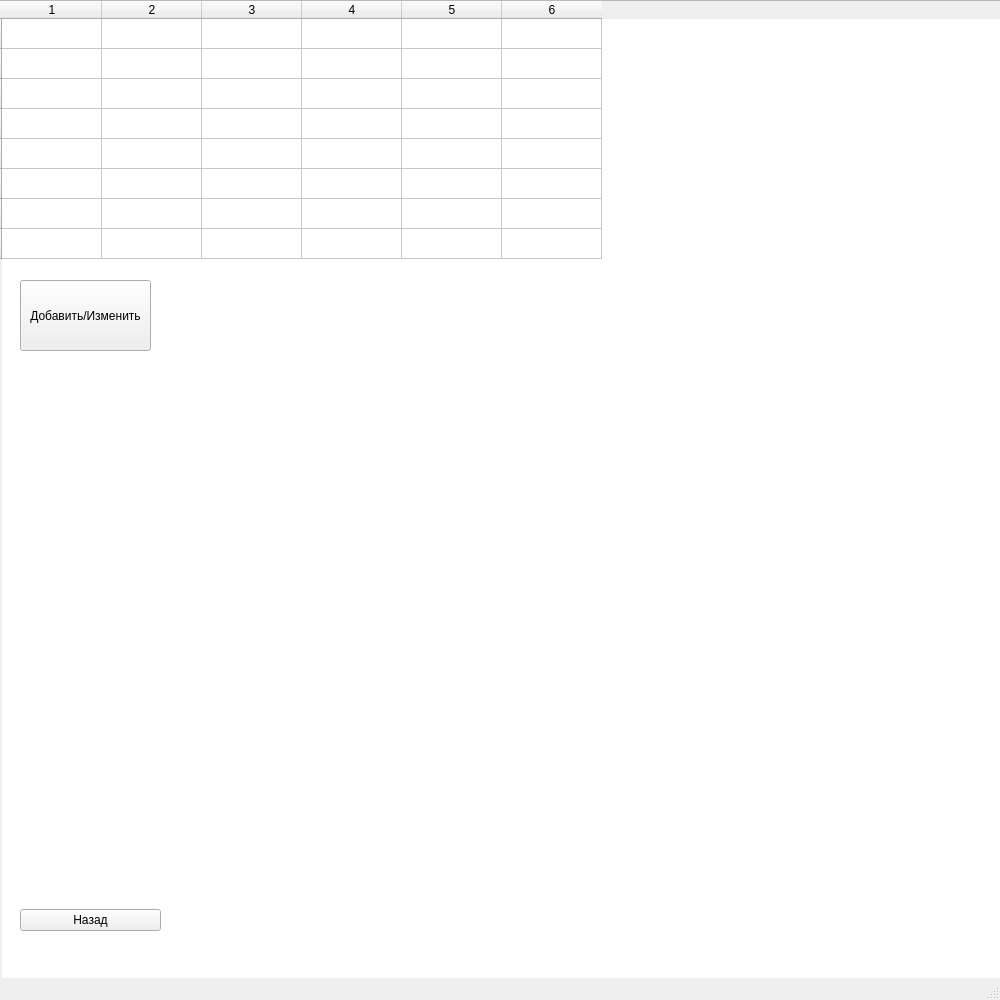
<?xml version="1.0" encoding="UTF-8"?>
<ui version="4.0">
 <class>MainWindow</class>
 <widget class="QMainWindow" name="MainWindow">
  <property name="geometry">
   <rect>
    <x>0</x>
    <y>0</y>
    <width>1000</width>
    <height>1000</height>
   </rect>
  </property>
  <property name="windowTitle">
   <string>MainWindow</string>
  </property>
  <widget class="QWidget" name="centralwidget">
   <widget class="QTableWidget" name="tableWidget">
    <property name="geometry">
     <rect>
      <x>-10</x>
      <y>0</y>
      <width>1011</width>
      <height>981</height>
     </rect>
    </property>
    <property name="rowCount">
     <number>8</number>
    </property>
    <property name="columnCount">
     <number>6</number>
    </property>
    <row/>
    <row/>
    <row/>
    <row/>
    <row/>
    <row/>
    <row/>
    <row/>
    <column/>
    <column/>
    <column/>
    <column/>
    <column/>
    <column/>
   </widget>
   <widget class="QWidget" name="verticalLayoutWidget">
    <property name="geometry">
     <rect>
      <x>20</x>
      <y>870</y>
      <width>141</width>
      <height>101</height>
     </rect>
    </property>
    <layout class="QVBoxLayout" name="verticalLayout">
     <item>
      <widget class="QPushButton" name="btn_back">
       <property name="text">
        <string>Назад</string>
       </property>
      </widget>
     </item>
    </layout>
   </widget>
   <widget class="QPushButton" name="btn_add_lesson">
    <property name="geometry">
     <rect>
      <x>20</x>
      <y>280</y>
      <width>131</width>
      <height>71</height>
     </rect>
    </property>
    <property name="text">
     <string>Добавить/Изменить</string>
    </property>
   </widget>
  </widget>
  <widget class="QMenuBar" name="menubar">
   <property name="geometry">
    <rect>
     <x>0</x>
     <y>0</y>
     <width>1000</width>
     <height>21</height>
    </rect>
   </property>
  </widget>
  <widget class="QStatusBar" name="statusbar"/>
 </widget>
 <resources/>
 <connections/>
</ui>
